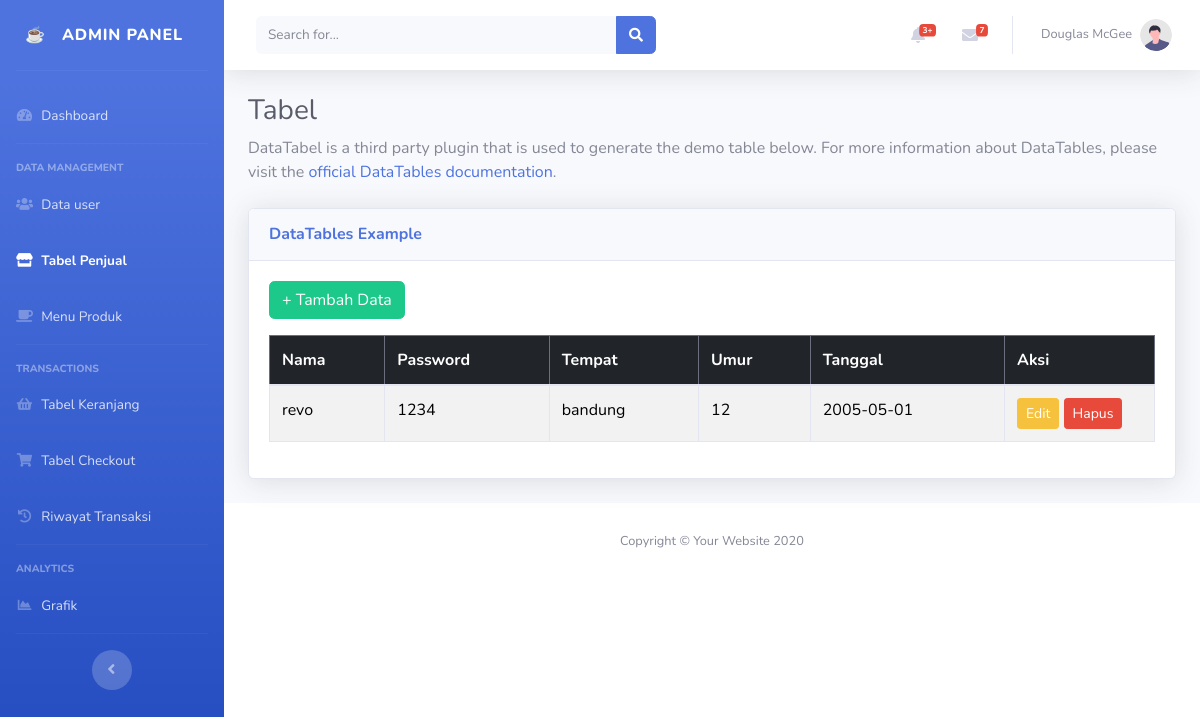
The app's page /admin/tabel_penjual.php with its own data.
### tables this page shows
CREATE TABLE `tabel_penjual` (
  `id` int(11) NOT NULL,
  `nama` varchar(100) NOT NULL,
  `password` varchar(100) NOT NULL,
  `tempat` varchar(100) NOT NULL,
  `umur` int(3) NOT NULL,
  `tanggal` date NOT NULL
);

### admin/tabel_penjual.php (the view, shortened to what this page needs)
<?php
include 'config.php';
?>
<!DOCTYPE html>
<html lang="en">
<head>
    <link href="vendor/fontawesome-free/css/all.min.css" rel="stylesheet" type="text/css">
    <link href="https://cdn.jsdelivr.net/npm/bootstrap@5.3.3/dist/css/bootstrap.min.css" rel="stylesheet">
    <link href="css/sb-admin-2.min.css" rel="stylesheet">
    <link href="vendor/datatables/dataTables.bootstrap4.min.css" rel="stylesheet">
</head>
<body id="page-top">
    <div id="wrapper">
        <?php include 'sidebar.php'; ?>
        <div id="content-wrapper" class="d-flex flex-column">
            <div id="content">
                <nav class="navbar navbar-expand navbar-light bg-white topbar mb-4 static-top shadow">
                    <form
                        class="d-none d-sm-inline-block form-inline mr-auto ml-md-3 my-2 my-md-0 mw-100 navbar-search">
                        <div class="input-group">
                            <input type="text" class="form-control bg-light border-0 small" placeholder="Search for..."
                                aria-label="Search" aria-describedby="basic-addon2">
                            <div class="input-group-append">
                                <button class="btn btn-primary" type="button">
                                    <i class="fas fa-search fa-sm"></i>
                                </button>
                            </div>
                        </div>
                    </form>
                    <ul class="navbar-nav ml-auto">
                        <li class="nav-item dropdown no-arrow mx-1">
                            <a class="nav-link dropdown-toggle" href="#" id="alertsDropdown" role="button"
                                data-toggle="dropdown" aria-haspopup="true" aria-expanded="false">
                                <i class="fas fa-bell fa-fw"></i>
                                <span class="badge badge-danger badge-counter">3+</span>
                            </a>
                        </li>
                        <li class="nav-item dropdown no-arrow mx-1">
                            <a class="nav-link dropdown-toggle" href="#" id="messagesDropdown" role="button"
                                data-toggle="dropdown" aria-haspopup="true" aria-expanded="false">
                                <i class="fas fa-envelope fa-fw"></i>
                                <span class="badge badge-danger badge-counter">7</span>
                            </a>
                        </li>
                        <li class="nav-item dropdown no-arrow">
                            <a class="nav-link dropdown-toggle" href="#" id="userDropdown" role="button"
                                data-toggle="dropdown" aria-haspopup="true" aria-expanded="false">
                                <span class="mr-2 d-none d-lg-inline text-gray-600 small">Douglas McGee</span>
                                <img class="img-profile rounded-circle"
                                    src="img/undraw_profile.svg">
                            </a>
                        </li>
                    </ul>
                </nav>
                <div class="container-fluid">
                    <h1 class="h3 mb-2 text-gray-800">Tabel</h1>
                    <p class="mb-4">DataTabel is a third party plugin that is used to generate the demo table below.
                        For more information about DataTables, please visit the <a target="_blank"
                            href="https://datatables.net">official DataTables documentation</a>.</p>
                    <div class="card shadow mb-4">
                        <div class="card-header py-3">
                            <h6 class="m-0 font-weight-bold text-primary">DataTables Example</h6>
                        </div>
                        <div class="card-body">
                            <div class="table-responsive">
                                <button class="btn btn-success mb-3" data-bs-toggle="modal" data-bs-target="#modalTambah">+ Tambah Data</button>
                                <table class="table table-bordered table-striped">
                                    <thead class="table-dark">
                                        <tr>
                                            <th>Nama</th>
                                            <th>Password</th>
                                            <th>Tempat</th>
                                            <th>Umur</th>
                                            <th>Tanggal</th>
                                            <th width="150">Aksi</th>
                                        </tr>
                                    </thead>
                                    <tbody>
                                        <?php
                                        $data = mysqli_query($koneksi, "SELECT * FROM tabel_penjual ORDER BY id DESC");
                                        while ($row = mysqli_fetch_assoc($data)) :
                                        ?>
                                            <tr>
                                                <td><?= htmlspecialchars($row['nama']) ?></td>
                                                <td><?= htmlspecialchars($row['password']) ?></td>
                                                <td><?= htmlspecialchars($row['tempat']) ?></td>
                                                <td><?= htmlspecialchars($row['umur']) ?></td>
                                                <td><?= htmlspecialchars($row['tanggal']) ?></td>
                                                <td>
                                                    <button
                                                        class="btn btn-warning btn-sm"
                                                        data-bs-toggle="modal"
                                                        data-bs-target="#modalEdit<?= $row['id'] ?>">Edit</button>
                                                    <a href="?hapus=<?= $row['id'] ?>"
                                                        class="btn btn-danger btn-sm"
                                                        onclick="return confirm('Yakin hapus data ini?')">Hapus</a>
                                                </td>
                                            </tr>
                                        <?php endwhile; ?>
                                    </tbody>
                                </table>
                            </div>
                        </div>
                    </div>
                </div>
                <footer class="sticky-footer bg-white">
                    <div class="container my-auto">
                        <div class="copyright text-center my-auto">
                            <span>Copyright &copy; Your Website 2020</span>
                        </div>
                    </div>
                </footer>
            </div>
        </div>
</body>
</html>

### admin/sidebar.php (style rules this page uses)
#content-wrapper { margin-left: 224px; width: calc(100% - 224px); }

### records on screen
tabel_penjual: nama "revo", password "1234", tempat "bandung", umur "12", tanggal "2005-05-01"
